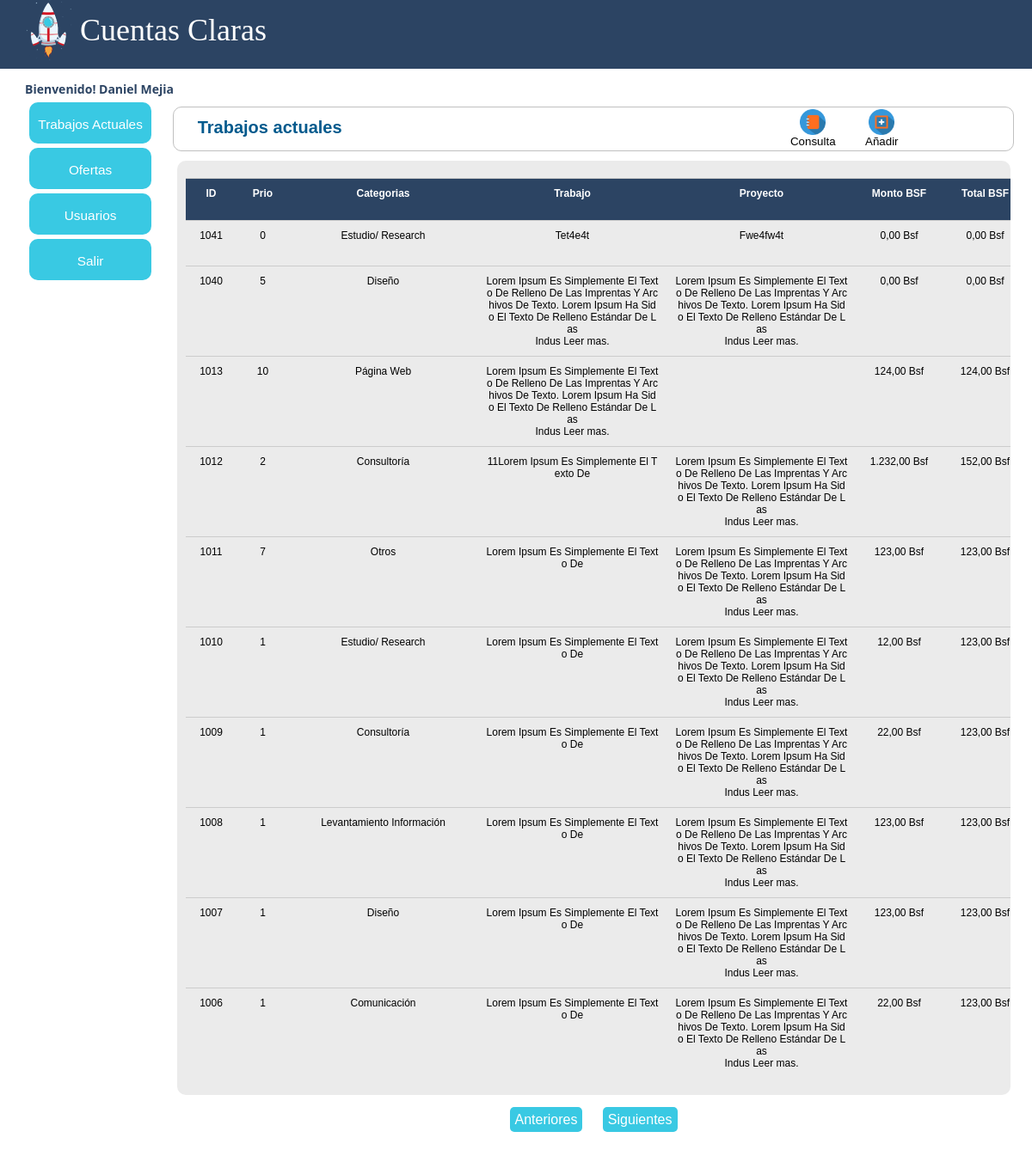
The page /observacion/Respaldo/trabajos_actuales/trabajos_actuales.php (signed in) on the database its author committed.
### tables this page shows
CREATE TABLE `tb_trabajos_actuales` (
  `id_trab` int(11) NOT NULL AUTO_INCREMENT,
  `fkid_prio` int(11) NOT NULL,
  `fkid_requ` varchar(500) NOT NULL DEFAULT '',
  `proy_trab` varchar(250) NOT NULL,
  `trab_trab` varchar(1000) NOT NULL,
  `form_trab` varchar(20) NOT NULL,
  `moda_trab` varchar(20) NOT NULL,
  `obse_trab` varchar(500) NOT NULL,
  `cant_trab` int(10) NOT NULL,
  `mont_bsf_trab` int(10) NOT NULL,
  `tota_vef_trab` int(10) NOT NULL DEFAULT '0',
  `tiem_esti_trab` varchar(250) NOT NULL,
  `id_usuario` int(11) NOT NULL,
  PRIMARY KEY (`id_trab`)
);

CREATE TABLE `tb_requerimientos` (
  `id_requ` int(11) NOT NULL AUTO_INCREMENT,
  `desc_requ` varchar(250) NOT NULL,
  PRIMARY KEY (`id_requ`)
);

### observacion/Respaldo/controle/vSession.php (called while the page is built, shortened)
<?php
	if (isset($_SESSION['k_username'])) {
		$nomUser = ($_SESSION['k_username']);
		}
		else{
		$valSes = '2';
		}
        ?>

### observacion/Respaldo/class/class.php (called while the page is built, shortened)
<?php
class Conectar
{
	public static function conecta()
	{
		$con = mysql_connect("localhost","root","webmastersixaguer");
		return $con;
		}
	}
class TrabajosActuales
{
	private $datos, $usuarios, $requ, $requ2, $prio1, $prio2, $suma;
	public function __construct()
	{
		$this->datos=array();
	}
	public function listarTrabajos()
	{
		$sql = "select * from tb_trabajos_actuales";
		$res = mysql_query($sql,Conectar::conecta());
		while($reg = mysql_fetch_assoc($res))
		{
			$this->datos[] = $reg;
		}
		return $this->datos;
	}
	public function paginadoTrabajos($inicio)
	{
		$sql = "select * from tb_trabajos_actuales order by id_trab desc limit $inicio, 10";
		$res = mysql_query($sql, Conectar::conecta());
		while($reg = mysql_fetch_assoc($res))
		{
			$this->datos[] = $reg;
		}
		return $this->datos;
	}
	}

### observacion/Respaldo/trabajos_actuales/trabajos_actuales.php (the view, shortened to what this page needs)
<?php include("start.php");
	  include("../class/class.php");
	  $trabajo =  new TrabajosActuales();
	  include("../controle/vSession.php");
?>
<!DOCTYPE html PUBLIC "-//W3C//DTD XHTML 1.0 Transitional//EN" "http://www.w3.org/TR/xhtml1/DTD/xhtml1-transitional.dtd">
<html xmlns="http://www.w3.org/1999/xhtml">
<head>
<link rel="stylesheet" href="../css/style.css"/>
<link rel="stylesheet" href="../css/jquery.ui.all.css">
<link href="../css/style_menu.css" rel="stylesheet" type="text/css" />
</head>
<body class="dt-example" <?php ?>>
<div id="pantalla">
    <div id="conten">
        <div id="top">
        	<div id="logo">
            	<img src="../images/logo.png"  />
                <div id="tituloSistem">Cuentas Claras</div>
                 <div id="liDet"><span style="padding-left:5px;color: #2C4463;"><?php echo ("Bienvenido! "). ucwords ($nomUser);?></span></div>
             </div>
        <div id="fila_columna">
            <div id="columna1"><?php include("../include/menu.php")?></div>
            <div id="columna2">
    <center>
    <div id="cuerpo_general">
    	<div id="tilulos">
        <?php
		if($rol == 1)
		{
			?>
            	<div id="botenes">
                <div style="width:60px; float:left; margin:0px 20px 0px 0px; ">
                    	<center>
                            <a href="trabajos_actuales.php">
                                <img src="../images/ico-consu.png" border="0" width="30" />
                                <div>Consulta</div>
                            </a>
                        </center>
                    </div>
                	<div style="width:60px; float:left; margin:0px 20px 0px 0px">
                    	<center>
                            <a href="add_trabajos.php">
                                <img src="../images/ico-add.png" border="0" width="30" />
                                <div>Añadir</div>
                            </a>
                        </center>
                    </div>
                </div>
                <?php
					}
				?>
                <h2 style="padding-top:12px;">Trabajos actuales</h2>
        </div>
    	<div id="contenedor-cliente">
        <?php
		if ($rol == 1)
		{
			?>
                <div id="sub-contenedor-cliente">
                <form name="form_trab_actu" id="form_trab_actu" action="registro_cliente.php" method="post">
                <div class="fila tabla titulo">
                	<div class="columna tabla corto">ID</div>
                    <div class="columna tabla corto">Prio</div>
                    <div class="columna tabla largo">Categorias</div>
                    <div class="columna tabla largo">Trabajo</div>
                    <div class="columna tabla largo">Proyecto</div>
                    <div class="columna tabla medio">Monto BSF</div>
                    <div class="columna tabla medio">Total BSF</div>
                </div>
                 <?php
				 if(isset($_GET["posicion"]))
				 {
					 $inicio = $_GET["posicion"];
					 }
				 		else
						 {
							 $inicio=0;
							 }
				 $paginacion = $trabajo->paginadoTrabajos($inicio);
				 $row = $trabajo->listarTrabajos();
				 for($i=0; $i<sizeof($paginacion); $i++)
                  {
                    ?>
                        <div class="fila tabla filaContenido">
                        <a href="javascript:void(0);" onclick="window.location='modificar_trabajos.php?codi_trab=<?php echo $row[$i]["id_trab"]?>'">
                        <div class="columna tabla corto contenido" ><?php echo $row[$i]["id_trab"] ?></div>
                        <div class="columna tabla corto contenido" ><?php echo substr(ucwords($row[$i]["fkid_prio"]),0,20);?></div>
                        <?php
						if ($row[$i]["fkid_requ"] !=0)
						{
							$requerimiento = $row[$i]["fkid_requ"];
							$respuesta=mysql_query("select * from tb_requerimientos where id_requ = $requerimiento");
							while($sel =mysql_fetch_array($respuesta))
							{
							?>
								<div class="columna tabla largo contenido" ><?php echo $sel["desc_requ"];?></div>
							<?php
							}
						}
						else
						{
							?>
								<div class="columna tabla largo contenido" >Por asignar Categoria</div>
							<?php
							}
						?>
                        <div class="columna tabla largo contenido" ><?php if (strlen($row[$i]["trab_trab"]) >= 150){echo  substr(wordwrap(ucwords($row[$i]["trab_trab"]), 150, "<br>",1),0,150)." <span class='leerMas'>Leer mas.</span>";}else{echo  substr(wordwrap(ucwords($row[$i]["trab_trab"]), 150, "<br>",1),0,150);}?></div>
                        <div class="columna tabla largo contenido" ><?php if (strlen($row[$i]["proy_trab"]) >= 150){echo  substr(wordwrap(ucwords($row[$i]["proy_trab"]), 150, "<br>",1),0,150)." <span class='leerMas'>Leer mas.</span>";}else{echo  substr(wordwrap(ucwords($row[$i]["proy_trab"]), 150, "<br>",1),0,150);}?></div>
                        <div class="columna tabla medio contenido"><?php echo number_format($row[$i]["mont_bsf_trab"], 2, ',', '.')." Bsf"?></div>
                        <div class="columna tabla medio contenido"><?php echo number_format($row[$i]["tota_vef_trab"], 2, ',', '.')." Bsf"?></div>
                        </a>
                        </div>
                   <?php
                    }
                    ?>
                </form>
                    </div>
        	</div>
            <div id="paginacion">
						<?php
                        if($inicio==0)
                        {
                        ?><span class="paginado">Anteriores</span><?php
                            }
                            else
                            {
                             $anterior =$inicio-10;
                             ?>
                             <a href="?posicion=<?php echo $anterior ?>" title="Anteriores"  class="paginado">Anteriores</a>
                             <?php
                            }
                        ?>
                        <?php
                            if(count($paginacion)>=10)
                            {
                                $proxima = $inicio+10;
                                ?>
                                <a href="?posicion=<?php echo $proxima;?>" title="Siguiente"  class="paginado">Siguientes</a>
                                <?php
                                }
                                else
                                {
                                 ?><span class="paginado">Siguientes</span>
                                    <?php
                                }
                            ?>
                    </div>
                    <?php
					exit;
					}
					?>

### observacion/Respaldo/css/style.css (style rules this page uses)
.contenido { text-align: justify; }
.fila.tabla.titulo { background: rgb(44, 68, 99); color: white; font-weight: bold; }
.fila { border-top: 1px solid #ccc; }
.fila.tabla { float: left; clear: left; }
.columna.tabla.corto { float: left; width: 40px; padding: 10px; text-align:center }
.columna.tabla.medio { float: left; width: 80px; padding: 10px; text-align:center }
.columna.tabla.largo { float: left; width: 200px; padding: 10px;word-break: break-all; text-align:center }
div#logo img { float: left; margin: 0px 7px 0px 28px; }
div#tituloSistem { color: white; font-size: 3em; margin: 0px 0px 10px 10px; position: relative; height: 70px; padding: 14px 0px 0px 0px; font-family: cursive; }
div#top { background-color: #2c4463;height: 80px; }
div#columna2 { width: 85%; float: left; }
div#columna1 { width: 15%;float: left; }
div#pantalla { width: 100%;max-width: 100%;min-width: 500px; }
body { font-family: Arial, Helvetica, sans-serif; font-size:14px; }
a:link { text-decoration:none; color:black; }
h2 { margin: 0; padding-bottom: 8px; color: #025A8D; }
#logo { width:100%; }
#liDet { width:100%; height:20px; font-weight:bold; color:#FFFFFF; font-family:Segoe, "Segoe UI", "DejaVu Sans", "Trebuchet MS", Verdana, sans-serif; font-size: 14px; margin: 0px 0px 0px 2%; }
#cuerpo_general { height:100%;width:100%;margin:0px 0px 0px 0px;padding:0px 0px 0px 0px; }
div#contenedor-cliente { background: rgb(235, 235, 235);width: 95%;margin: 11px 0px 0px 0px;padding: 10px 0px 20px 0px;border-radius: 10px; height: 100%; max-height: 15000px !important; min-height: 200px; overflow-x: auto; }
div#sub-contenedor-cliente { width: 1200px;background: none;height: 100%;border: 0px rgb(189, 189, 189) solid;border-radius: 2px;margin: 10px;position: relative; }
div#paginacion { height: 61px;margin: 20px; }
div#paginacion { position: relative; clear: left; }
div#tilulos { clear: left;background: white;border: 1px silver solid;width: 93%;text-align: left;padding: 0px 0px 0px 28px;margin: 10px 0px 0px 0px;height:50px;font-size: 10pt;border-radius: 10px;color: #025A8D; }
div#botenes { float: right;width: 263px;height: 38px;margin: 2px 0px 0px 0px; }
.paginado { background: #39C9E3; color: white; margin: 5px; height: 40px !important; font-size: 12pt; padding: 6px; border-radius: 5px; }
a.paginado { color:white }

### observacion/Respaldo/css/style_menu.css (style rules this page uses)
* { padding:0px; margin:0px; }
body { font-family:Verdana, Arial, Helvetica, sans-serif; font-size:12px; color:#000; }

### rows shown on the page
tb_trabajos_actuales: id_trab "1041", fkid_prio "0", trab_trab "Tet4e4t", proy_trab "Fwe4fw4t", mont_bsf_trab "0,00", tota_vef_trab "0,00"
tb_requerimientos: desc_requ "Estudio/ Research"
tb_trabajos_actuales: id_trab "1040", fkid_prio "5", trab_trab "Lorem Ipsum Es Simplemente El Texto De Relleno De Las Imprentas Y Archivos De Texto. Lorem Ipsum Ha Sido El Texto De Relleno Estándar De Las Indus", proy_trab "Lorem Ipsum Es Simplemente El Texto De Relleno De Las Imprentas Y Archivos De Texto. Lorem Ipsum Ha Sido El Texto De Relleno Estándar De Las Indus", mont_bsf_trab "0,00", tota_vef_trab "0,00"
tb_requerimientos: desc_requ "Diseño"
tb_trabajos_actuales: id_trab "1013", fkid_prio "10", trab_trab "Lorem Ipsum Es Simplemente El Texto De Relleno De Las Imprentas Y Archivos De Texto. Lorem Ipsum Ha Sido El Texto De Relleno Estándar De Las Indus", mont_bsf_trab "124,00", tota_vef_trab "124,00"
tb_requerimientos: desc_requ "Página Web"
tb_trabajos_actuales: id_trab "1012", fkid_prio "2", trab_trab "11Lorem Ipsum Es Simplemente El Texto De", proy_trab "Lorem Ipsum Es Simplemente El Texto De Relleno De Las Imprentas Y Archivos De Texto. Lorem Ipsum Ha Sido El Texto De Relleno Estándar De Las Indus", mont_bsf_trab "1.232,00", tota_vef_trab "152,00"
tb_requerimientos: desc_requ "Consultoría"
tb_trabajos_actuales: id_trab "1011", fkid_prio "7", trab_trab "Lorem Ipsum Es Simplemente El Texto De", proy_trab "Lorem Ipsum Es Simplemente El Texto De Relleno De Las Imprentas Y Archivos De Texto. Lorem Ipsum Ha Sido El Texto De Relleno Estándar De Las Indus", mont_bsf_trab "123,00", tota_vef_trab "123,00"
tb_requerimientos: desc_requ "Otros"
tb_trabajos_actuales: id_trab "1010", fkid_prio "1", trab_trab "Lorem Ipsum Es Simplemente El Texto De", proy_trab "Lorem Ipsum Es Simplemente El Texto De Relleno De Las Imprentas Y Archivos De Texto. Lorem Ipsum Ha Sido El Texto De Relleno Estándar De Las Indus", mont_bsf_trab "12,00", tota_vef_trab "123,00"
tb_trabajos_actuales: id_trab "1009", fkid_prio "1", trab_trab "Lorem Ipsum Es Simplemente El Texto De", proy_trab "Lorem Ipsum Es Simplemente El Texto De Relleno De Las Imprentas Y Archivos De Texto. Lorem Ipsum Ha Sido El Texto De Relleno Estándar De Las Indus", mont_bsf_trab "22,00", tota_vef_trab "123,00"
tb_trabajos_actuales: id_trab "1008", fkid_prio "1", trab_trab "Lorem Ipsum Es Simplemente El Texto De", proy_trab "Lorem Ipsum Es Simplemente El Texto De Relleno De Las Imprentas Y Archivos De Texto. Lorem Ipsum Ha Sido El Texto De Relleno Estándar De Las Indus", mont_bsf_trab "123,00", tota_vef_trab "123,00"
tb_requerimientos: desc_requ "Levantamiento Información"
tb_trabajos_actuales: id_trab "1007", fkid_prio "1", trab_trab "Lorem Ipsum Es Simplemente El Texto De", proy_trab "Lorem Ipsum Es Simplemente El Texto De Relleno De Las Imprentas Y Archivos De Texto. Lorem Ipsum Ha Sido El Texto De Relleno Estándar De Las Indus", mont_bsf_trab "123,00", tota_vef_trab "123,00"
tb_trabajos_actuales: id_trab "1006", fkid_prio "1", trab_trab "Lorem Ipsum Es Simplemente El Texto De", proy_trab "Lorem Ipsum Es Simplemente El Texto De Relleno De Las Imprentas Y Archivos De Texto. Lorem Ipsum Ha Sido El Texto De Relleno Estándar De Las Indus", mont_bsf_trab "22,00", tota_vef_trab "123,00"
tb_requerimientos: desc_requ "Comunicación"

### other values the page prints
$nomUser "Daniel Mejia"
